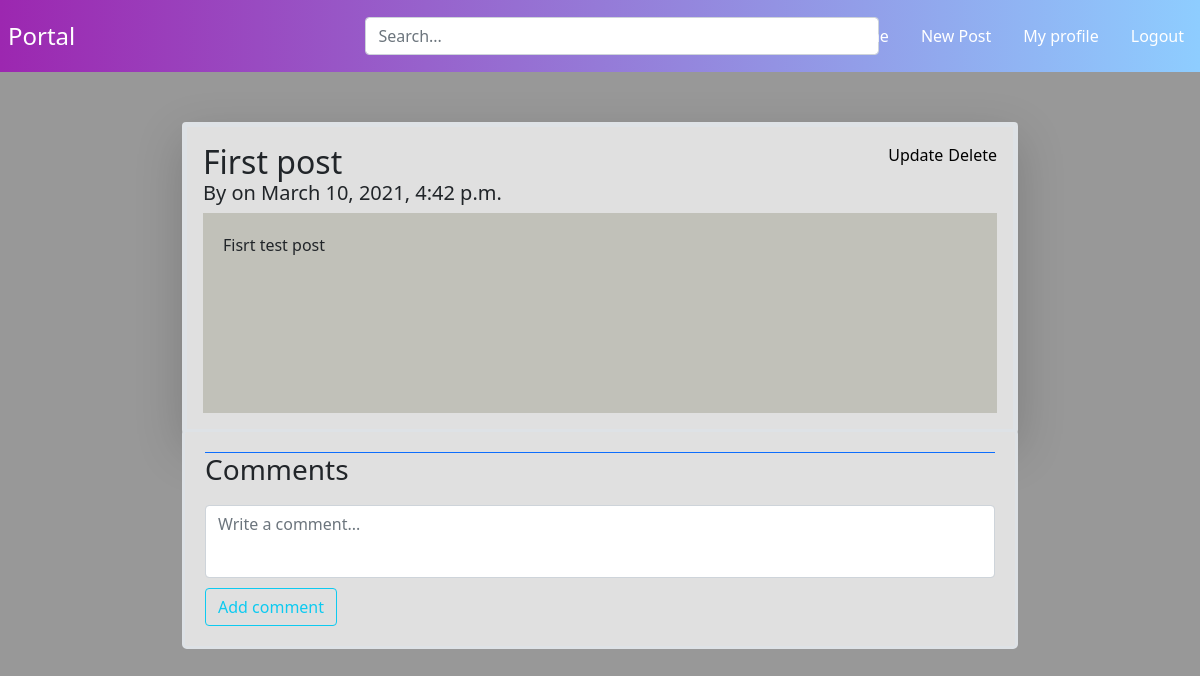
Page /home/ (signed in) on the earlier database version.
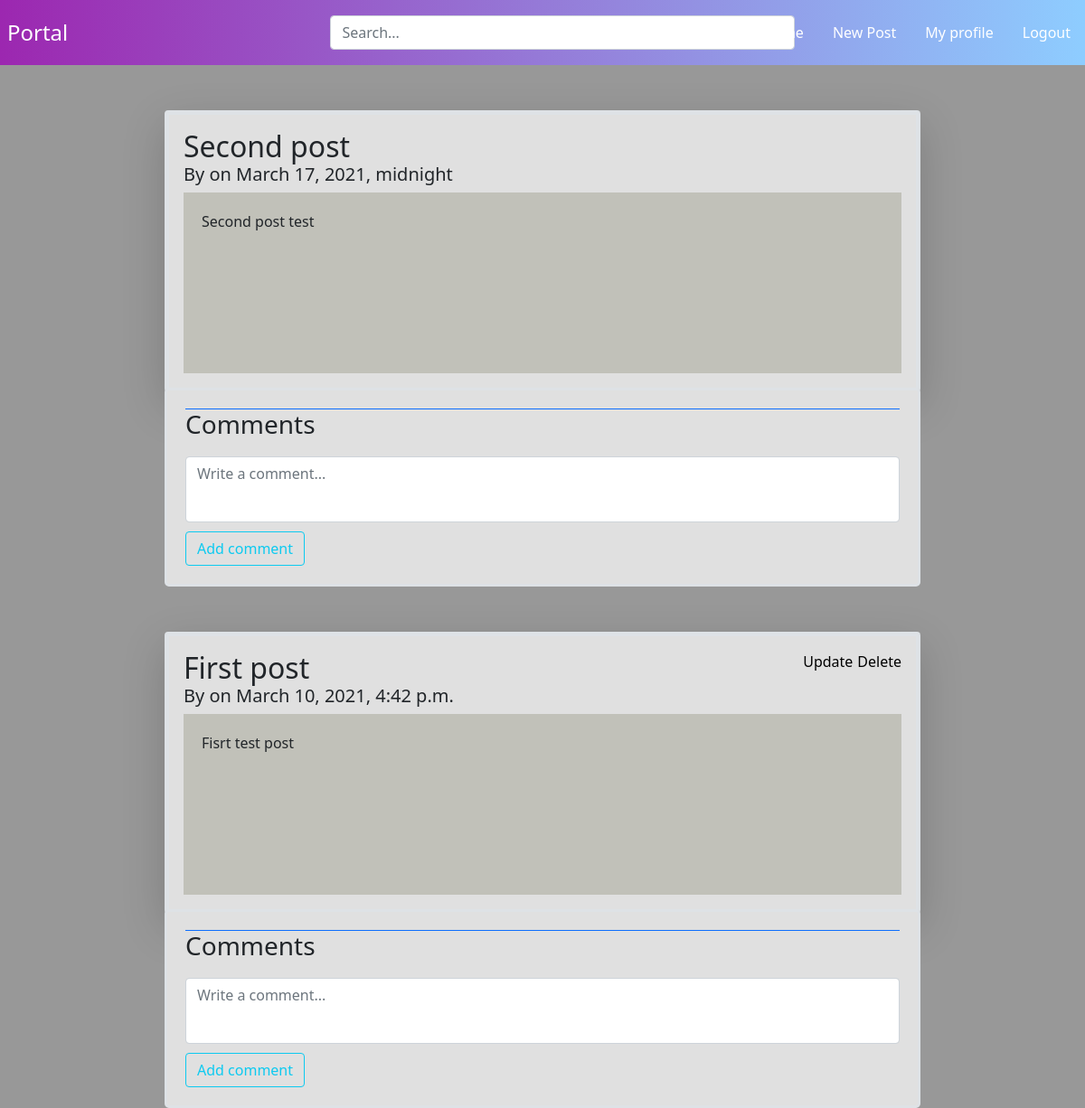
Same page on the later database version.
### portal/models.py (models this page shows, shortened)
class Post(models.Model):
    title = models.CharField(max_length=100)
    content = models.TextField()
    date_posted = models.DateTimeField(default=timezone.now)
    author = models.ForeignKey(User, on_delete=models.CASCADE)

### portal/views.py (the view, shortened to what this page needs)
# urls.py: path('home/', login_required(PostListView.as_view()), name='portal-home'),
class PostListView(ListView, FormMixin):
	model = Post
	template_name = 'portal/home.html'
	context_object_name = 'posts'
	ordering = ['-date_posted']
	form_class = CommentForm
	success_url = '/'

### portal/forms.py
class CommentForm(forms.ModelForm):
    class Meta:
        model = Comment
        fields = ('content',)

### users/models.py (called while the page is built)
    def get_friends(self):
        return self.friends.all()

### portal/templates/portal/home.html (shortened to what this page needs)
{% extends 'portal/wall.html' %}
{% load crispy_forms_tags %}
{% block content %}
  {% for post in posts %}
  {% if post.author in request.user.profile.get_friends or post.author == request.user%}
  <div class="border border-5 rounded shadow-lg p-3" style="margin-top:50px;padding:20px;background-color:#E0E0E0;border-color:#E0E0E0;margin-bottom:-5px;">
    <div>
      <h2 style="display: inline;"><a class="text-dark" href="{% url 'post-detail' post.id %}">{{ post.title }}</a></h2>
      {% if request.user.username == post.author.username %}
          <a style="display: inline;text-align:right;float:right;" href="{% url 'post-delete' post.id %}">Delete</a>
          <a style="display: inline;text-align:right;float:right;margin-right:5px;" href="{% url 'post-update' post.id %}">Update</a>
        {% endif %}
    </div>
      <h5>By <a class="text-dark" href="{% url 'profile' username=post.author %}">{{post.author.first_name}} {{post.author.last_name}}</a> on {{post.date_posted}}</h5>
      <div class="text">{{post.content}}</div>
  </div>
  <div class="border border-3 rounded-3" style="padding:20px;background-color:#E0E0E0;border-color:#E0E0E0;">
  <div class="comments border-top border-primary">
    <h3>Comments</h3>
  </div>
  <form method="POST">
    <fieldset class="form-group">
      <div class="" style="margin-top:10px;">
        <textarea name="content" cols="40" rows="10" class="textarea form-control" required="" id="id_content" style="height: 73px;resize:none;" placeholder="Write a comment..." maxlength="500"></textarea>
      </div>
    </fieldset>
    <div class="form-group" style="margin-top:10px;">
      <button class="btn btn-outline-info" type="submit">Add comment</button>
    </div>
  </form>
</div>
  {% endif %}
  {% endfor %}
{% endblock content %}

Differences in the rows shown:
added Post: title "Second post", date_posted "March 17, 2021, midnight", content "Second post test"
